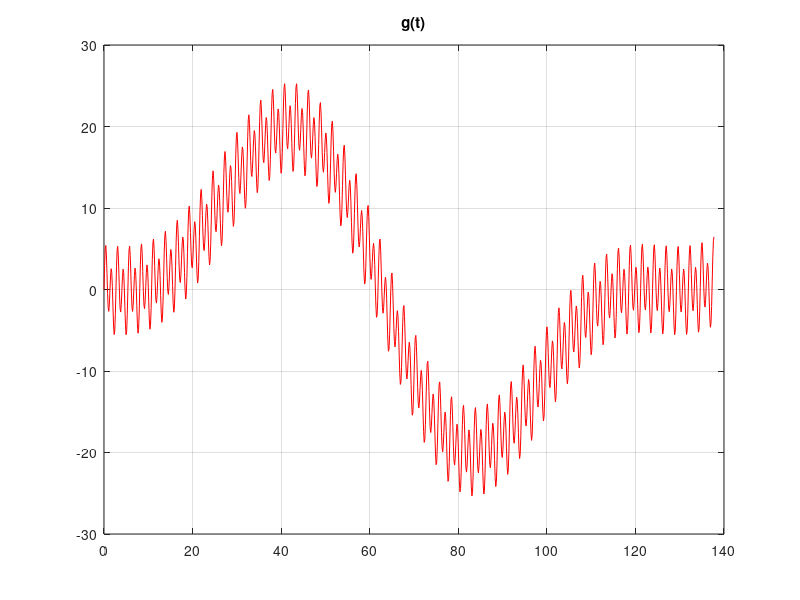
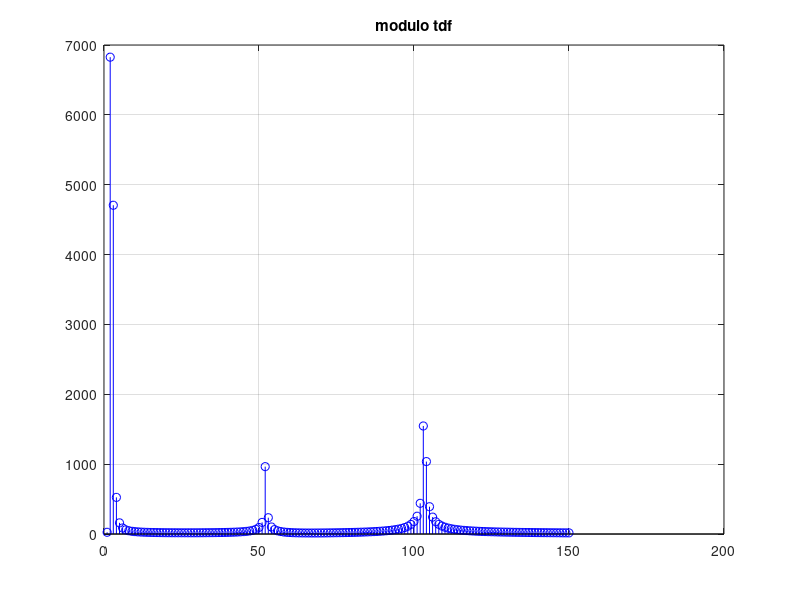
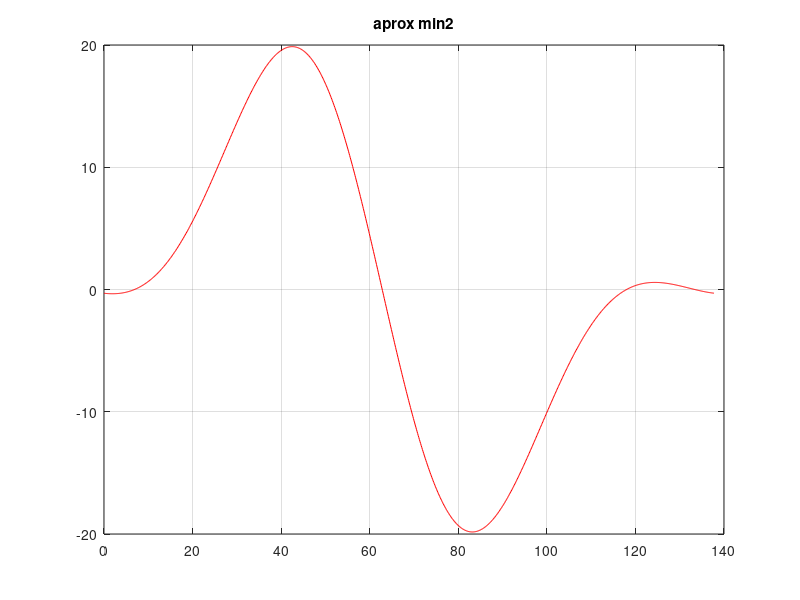
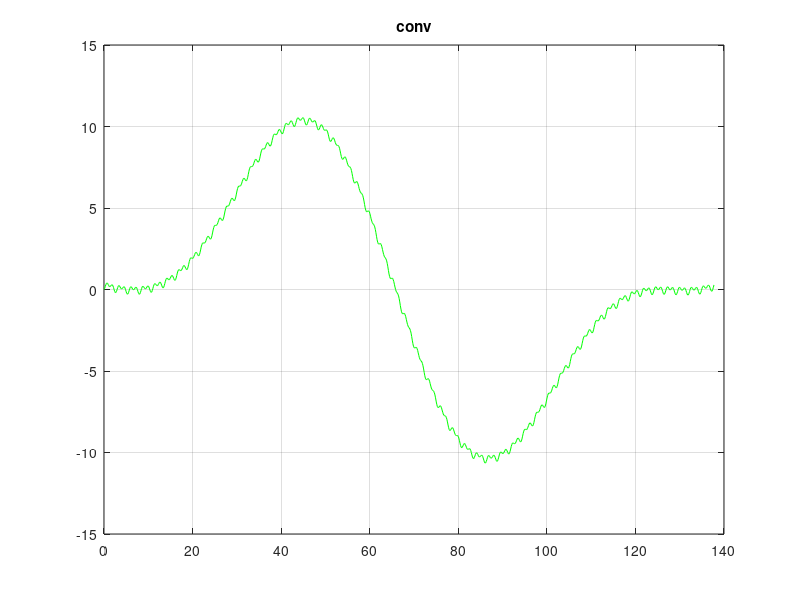

These charts were generated, in order, by the following MATLAB code:


function parcial2
    clc,clear
    Dt = 0.13464;
    A1 = 1/6;

    g = load("parcial_2_3k10_T1.txt");
    N = length(g);

    % f discreta

    for j=1:N
        t(j) = (j-1)*Dt;
    endfor

    figure(1)
    plot(t,g,'r-')
    grid on
    title('g(t)')

    tg_max = 0;
    g_max = 0;
    for j=1:N/2
        if g(j) > g_max
            tg_max = t(j);
            g_max = g(j);
        endif
    endfor
    tg_max,g_max

    % tdf

    G_tdf = fft(g,N);

    for k=1:N
        G_tdf_mod(k) = abs(G_tdf(k));
    endfor

    G_tdf_MAX = max(G_tdf_mod)

    figure(2)
    stem(G_tdf_mod(1:150),'bo-')
    grid on
    title('modulo tdf')

    G_tdf_kc=0;
    kc=0;
    for k=1:10
        if G_tdf_mod(k) > (0.1 * G_tdf_MAX)
            G_tdf_kc = G_tdf_mod(k);
            kc = k;
        endif
    endfor
    G_tdf_kc,kc

    % min2
    m=3;
    Tp = Dt*N;
    Dw = (2*pi)/Tp;
    w0 = (2*pi)/N;

    FI = zeros(N,m*2+1);

    FI(:, 1) = 1;
    for k=1:m
        for j=1:N
            FI(j,2*k)=cos(k*w0*(j-1));
            FI(j,2*k+1)=sin(k*w0*(j-1));
        endfor
    endfor

    D = diag(diag(FI'*FI));
    b = FI' * g;

    a=zeros(m*2+1,1);
    for k = 1:(2 * m) + 1
        a(k, 1) = b(k) / D(k, k);
    end

    Pa = FI*a;

    tPa_max=0;
    Pa_max=0;
    for i=1:(N/2)
        if(Pa(i)>Pa_max)
            Pa_max = Pa(i);
            tPa_max = t(i);
        endif
    endfor
    tPa_max,Pa_max

    figure(3)
    plot(t,Pa,'r-')
    grid on
    title('aprox min2')

    % convolucion

    kc = 7;
    Tp = Dt*N;
    Dw = (2*pi)/Tp;
    p=kc*Dw;

    for i=1:N
        hn(i)=A1*exp((-p)*t(i));
    endfor
    yc=Dt*conv(hn,g);

    figure(4)
    plot(t,yc(1:N),'g')
    grid on
    title('conv')

    tyc_max=0;
    yc_max=0;
    for j=1:N/2
        if yc(j) > yc_max
            tyc_max = t(j);
            yc_max = yc(j);
        endif
    endfor
    tyc_max,yc_max

    % grafica en conjunto

    figure(5)
    plot(t,g,'r',t,yc(1:N),'g',t,Pa,'b')
    grid on
    title('comparaciòn')


endfunction
